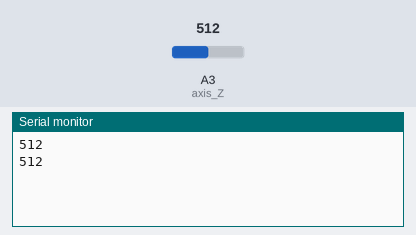
Simulated run of this sketch. Board: Arduino Uno, built with avr-gcc and run on an emulated ATmega328P. On the bench: the last lines printed to the serial monitor. The inputs (shaded band) are chosen by the test bench; at power-on: A3 (axis_Z) = 512.

Above: at 1.2 s.
1.3 s: A3 (axis_Z) set to 716
At 1.63 s:
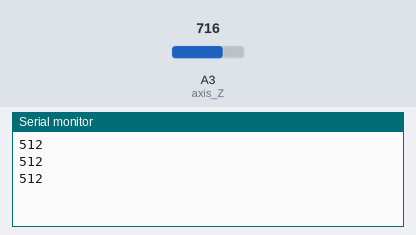
2.8 s: A3 (axis_Z) set to 900
At 2.99 s:
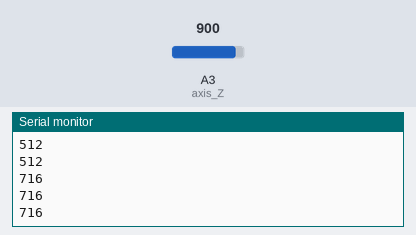
Timing chart, 0 to 5.8 s (numbered marks = the images above; inputs shaded):
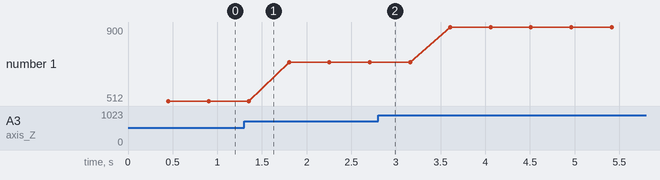

The sketch:

perdatchik.ino
```cpp
#include <RCSwitch.h>

#define axis_Z A3    // Ось Z (кнопка джойстика) подключена к Digital 2

int value_Z = 0;    // Переменные для хранения значений осей

RCSwitch mySwitch = RCSwitch();

void setup() {
    mySwitch.enableTransmit(2);
    pinMode(axis_Z, INPUT);    // Задаем как вход
    Serial.begin(9600);
}

void loop() {

   value_Z = analogRead(axis_Z);   // Считываем цифровое значение оси Z (кнопка)
  //value_Z = value_Z ^ 1;           // Инвертируем значение
    mySwitch.send(value_Z, 12);
    Serial.println(value_Z );
   delay(1);
}
```

Measured:
- plotted number 1: 512 → 716 after the input at 1.3 s, 716 → 900 after the input at 2.8 s
